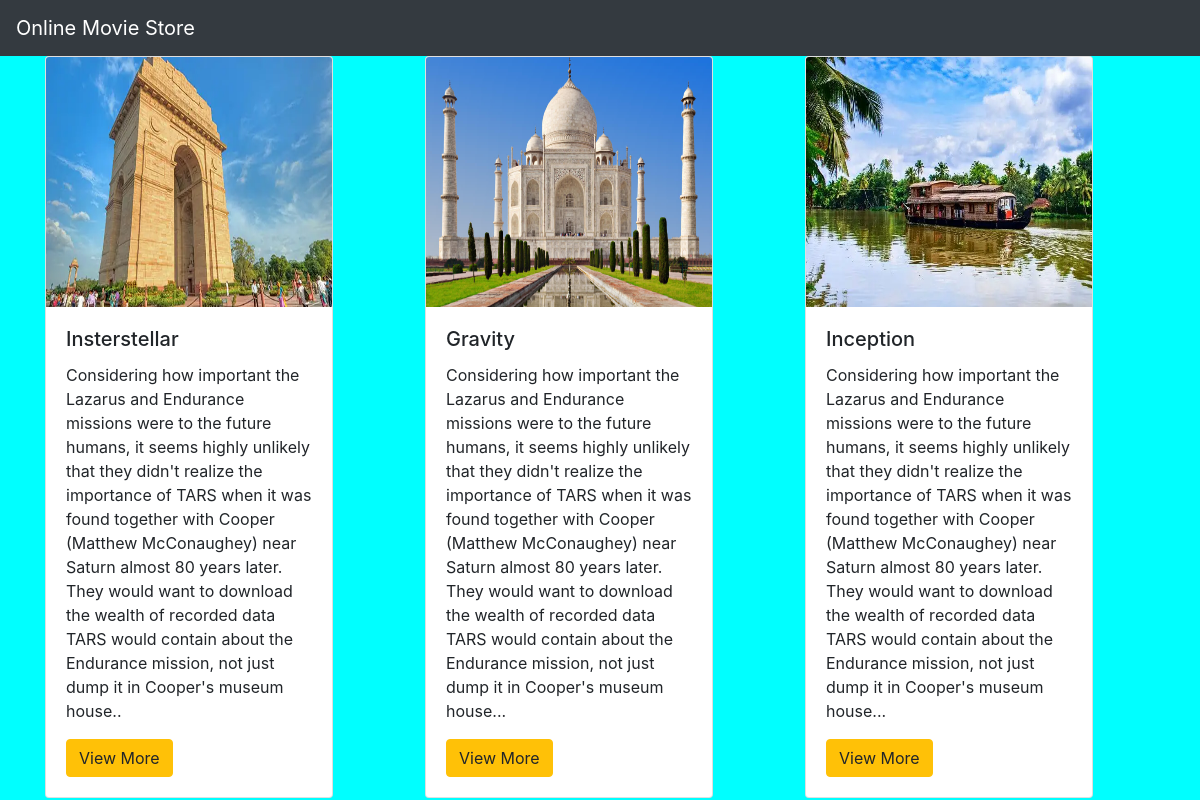
The page / on the database its author committed.
### movieapp/models.py (models this page shows, shortened)
class movie(models.Model):
    name = models.CharField(max_length=250)
    desc = models.TextField()
    year = models.IntegerField()
    img = models.ImageField(upload_to='gallery')

### movieapp/views.py (the view)
# urls.py: path('', views.index, name='index'),
def index(request):
    m = movie.objects.all()
    context = {'movielist': m
               }
    return render(request, 'index.html', context)

### templates/index.html
{% extends 'base.html' %}
{% block body %}
<div class="container">
 <div class="row">
  {% for i in movielist %}
  <div class="col-md-4">
   <div class="card" style="width: 18rem;">
  <img class="card-img-top" src="{{i.img.url}}"  height="250" alt="Card image cap">
  <div class="card-body">
    <h5 class="card-title">{{i.name}}</h5>
    <p class="card-text">{{i.desc}}.</p>
    <a href="{% url 'movieapp:details' i.id %} " class="btn btn-warning">View More</a>
  </div>
</div>
  </div>
   {% endfor %}
 </div>
</div>
{% endblock %}

### templates/base.html (shortened to what this page needs)
{% load static %}
<!DOCTYPE html>
<html lang="en">
<head>
    <link rel="stylesheet" href="https://cdn.jsdelivr.net/npm/bootstrap@4.0.0/dist/css/bootstrap.min.css">
    <link rel="stylesheet" href="{% static 'style.css' %}">
</head>
<body>
<nav class="navbar navbar-dark bg-dark">
  <a class="navbar-brand" href="#">
    Online Movie Store
  </a>
</nav>
{% block body %}
{% endblock %}
</body>
</html>

### static/style.css (style rules this page uses)
body { background-color:aqua; }

### rows shown on the page
movie: img (picture), name "Insterstellar", desc "Considering how important the Lazarus and Endurance missions were to the future humans, it seems highly unlikely that they didn't realize the importance of TARS when it was found together with Cooper (Matthew McConaughey) near Saturn almost 80 years later. They would want to download the wealth of recorded data TARS would contain about the Endurance mission, not just dump it in Cooper's museum house."
movie: img (picture), name "Gravity", desc "Considering how important the Lazarus and Endurance missions were to the future humans, it seems highly unlikely that they didn't realize the importance of TARS when it was found together with Cooper (Matthew McConaughey) near Saturn almost 80 years later. They would want to download the wealth of recorded data TARS would contain about the Endurance mission, not just dump it in Cooper's museum house.."
movie: img (picture), name "Inception", desc "Considering how important the Lazarus and Endurance missions were to the future humans, it seems highly unlikely that they didn't realize the importance of TARS when it was found together with Cooper (Matthew McConaughey) near Saturn almost 80 years later. They would want to download the wealth of recorded data TARS would contain about the Endurance mission, not just dump it in Cooper's museum house.."
